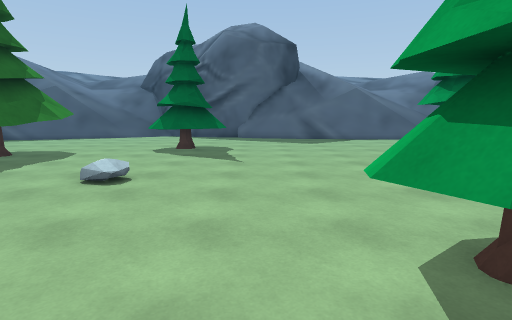
[1] (above)

23 first-person views from a walk through a 3-D level made in the Unity game engine. The camera is 1.5 m above the floor, tilts 8° down and sees 80° across. The floor is counted in squares, 1 m on a side. Each view is taken from the middle of a square. On the plan, view 1 faces up. The plan holds only what a view shows up to about 15 squares ahead; the rest is blank. The place goes on beyond the plan. The player is left out. Some surface patterns are stand-ins.

[2]
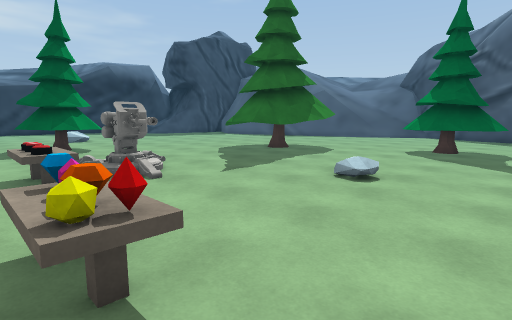

[3]
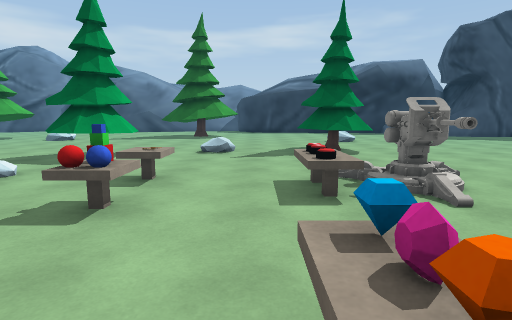

[4]
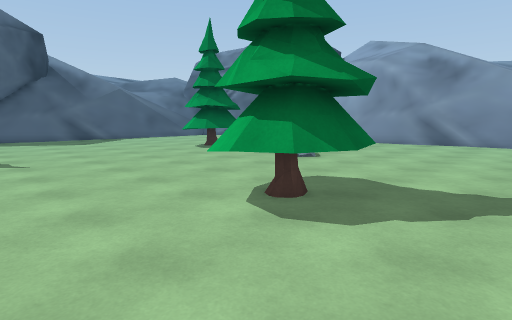

[5]
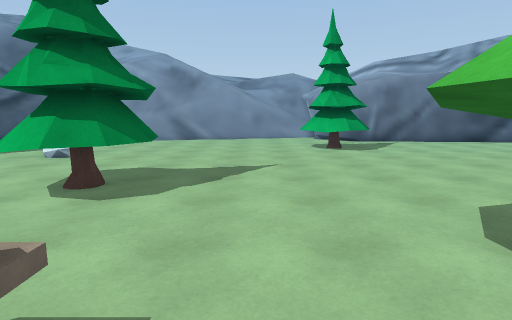

[6]
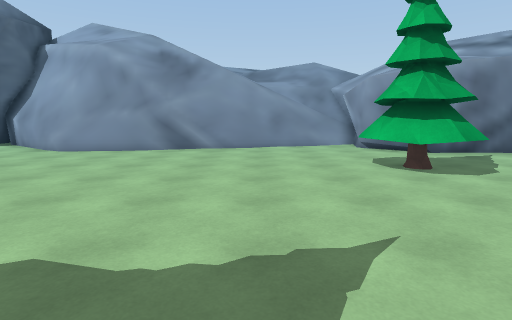

[7]
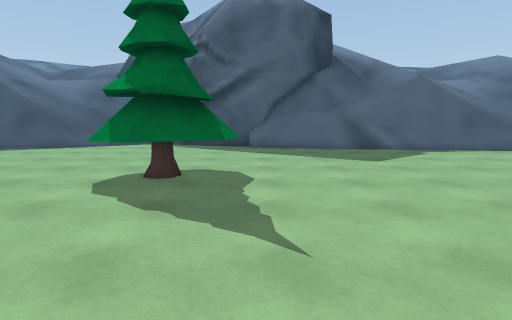

[8]
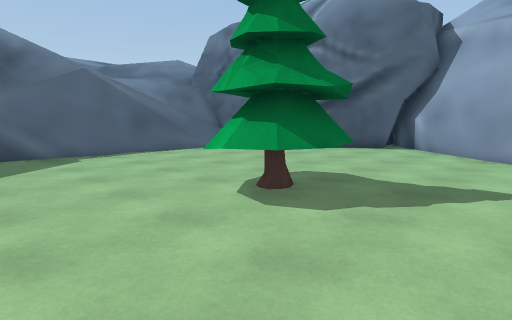

[9]
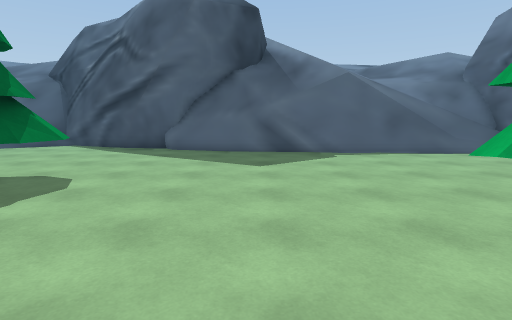

[10]
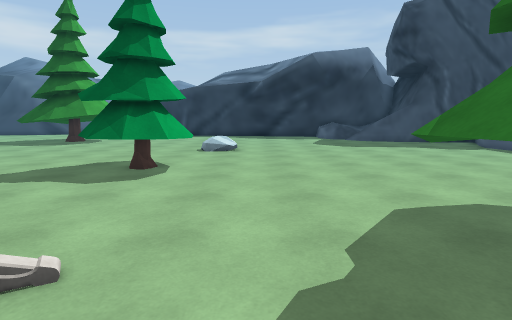

[11]
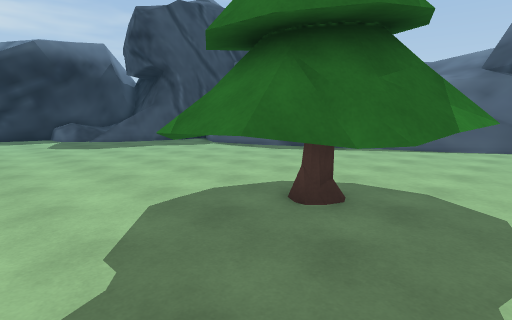

[12]
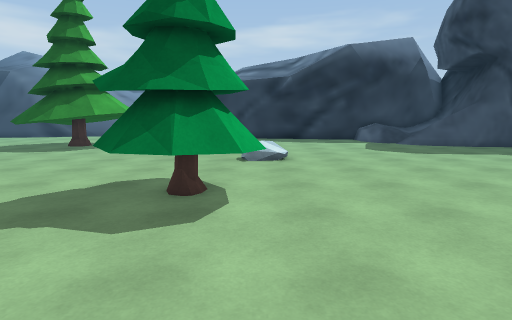

[13]
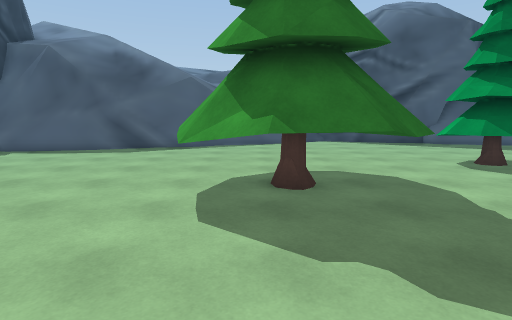

[14]
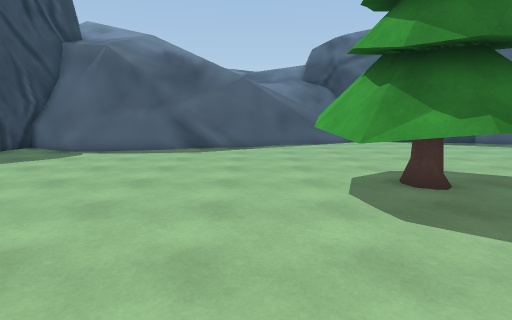

[15]
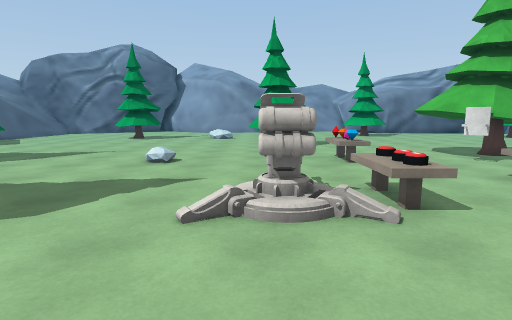

[16]
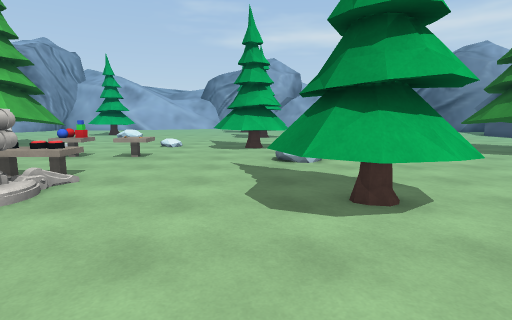

[17]
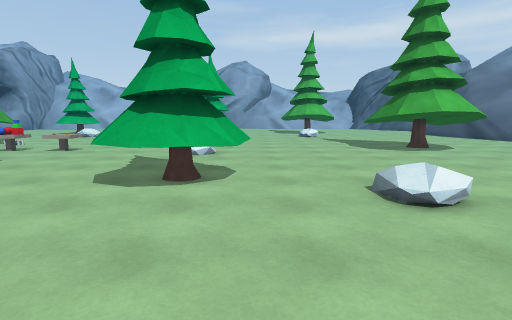

[18]
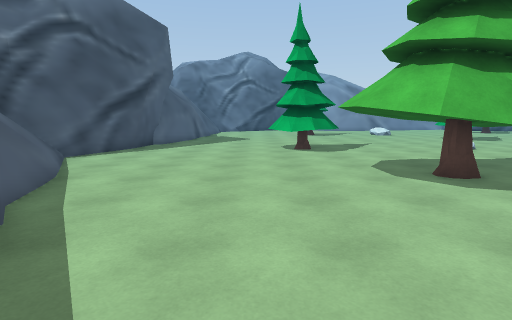

[19]
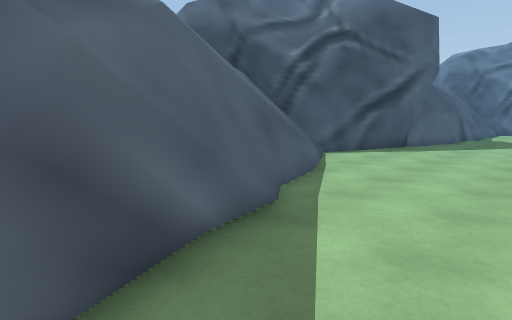

[20]
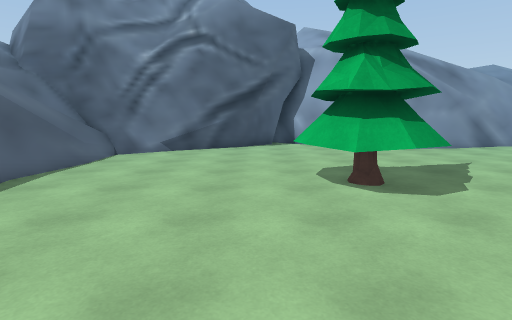

[21]
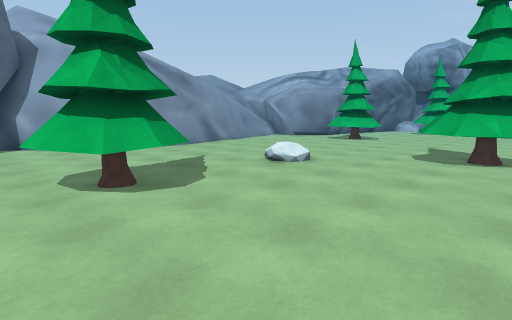

[22]
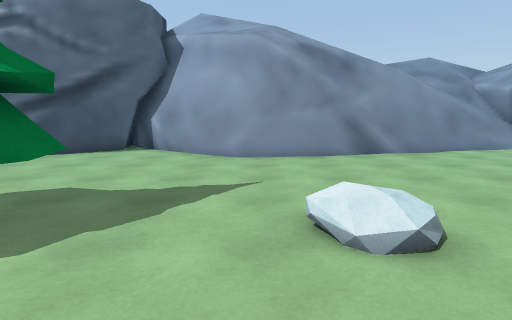

[23]
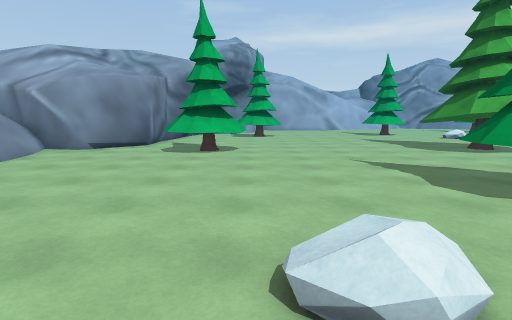

### Floor plan
Key: @ floor where view 1 was taken; # wall or solid block; . floor; = window, fence, low wall or low ledge; ^ raised ledge; T tree; A table; B basket; O other object.
Columns run from 25 left of view 1 to 19 right of it. Each row starts with its distance up from view 1.
 23              ###=....#####
 22            ###=.........#################
 21          ###=...............#####=####=##
 20 ###    ####............................O#
 19 ########................................#
 18 #..=....................................##
 17  ........................................#
 16 .....................TTT.................##
 15 ....................TTTT..................##
 14 .............TTTT...TTTT.........TT........#
 13 .............T##TT....T.........TTT .......#
 12 .............T#T#T..............TTT .......#
 11 ............TTTTTT..............TTT.......##
 10 .............TTTTT.......................##
  9 ..............TTT........................##
  8 .........................................#
  7 .....................O...........O.......#
  6   ..O............................O.......#
  5   .. ...TTT..............................#
  4  .......TTT.....^#.........TTT...........#
  3 .. ....TTTTT....^#........TTTTT..........##
  2 .. .....TTT.....AA.........TTT............#
  1 ................AA...AAA....T.............##
  0 .....................AA..@................=#
 -1 ...........................................##
 -2 T........OO....AA.A........................##
 -3 TT.............AA.A..BBTT...........T......=#
 -4 #T...................BT##T.........TTTT.....#
 -5 TT...     TTT....... TTT#T.........TTT ...###
 -6 TT.       TTTT...... TTT#TT........TT  ..####

Positions as (right, up) in squares from view 1, and headings:
1: (0, 0), facing up
2: (0, 0), facing up-left
3: (-2, 0), facing left
4: (-2, -1), facing up-right
5: (-4, -1), facing right
6: (2, 0), facing right
7: (-1, 7), facing up
8: (3, 8), facing up-right
9: (3, 8), facing up
10: (-7, 7), facing left
11: (-7, 7), facing up-left
12: (-10, 5), facing left
13: (-11, 5), facing up
14: (-14, 5), facing up
15: (-14, 4), facing right
16: (-14, 9), facing down
17: (-18, 11), facing down
18: (-18, 17), facing right
19: (-18, 17), facing up-right
20: (1, 15), facing right
21: (1, 15), facing down-right
22: (4, 8), facing right
23: (9, 9), facing down
